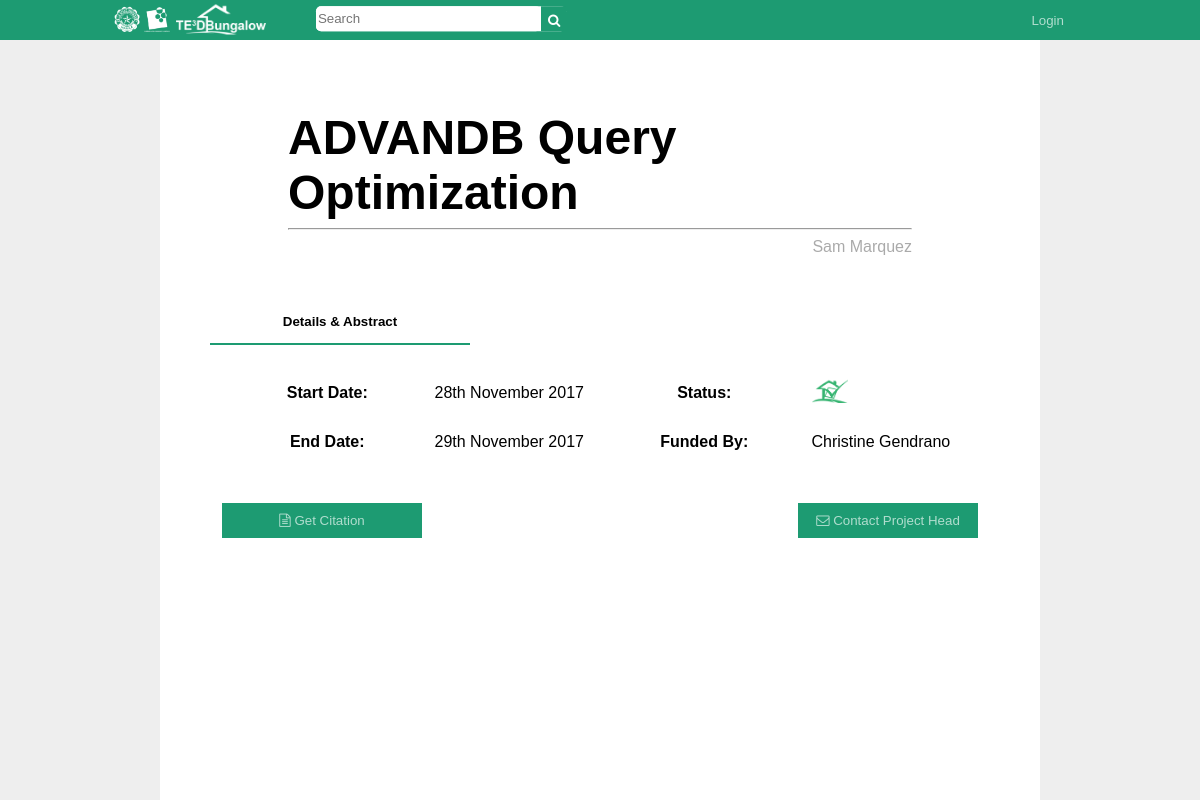
The app's page /project.php?pid=4 with its own data.
### tables this page shows
CREATE TABLE `tptable` (
  `tpID` int(11) NOT NULL AUTO_INCREMENT,
  `tpTitle` varchar(99) NOT NULL,
  `tpDesc` varchar(10000) NOT NULL,
  `tpSDate` date NOT NULL,
  `tpEDate` date DEFAULT NULL,
  `tpAccessLVL` int(11) NOT NULL,
  `pHead` varchar(50) DEFAULT NULL,
  `pVentureC` varchar(45) DEFAULT NULL,
  PRIMARY KEY (`tpID`)
);

CREATE TABLE `users` (
  `uName` varchar(45) NOT NULL,
  `uPass` varchar(15) NOT NULL,
  `uID` int(11) NOT NULL AUTO_INCREMENT,
  `uType` int(11) NOT NULL,
  `uFName` varchar(45) NOT NULL,
  `uLName` varchar(45) NOT NULL,
  `uGender` varchar(10) NOT NULL,
  `uOccupation` varchar(30) NOT NULL,
  `uAffiliation` varchar(50) NOT NULL,
  `uActive` int(1) NOT NULL DEFAULT '1',
  PRIMARY KEY (`uID`)
);

### html/project.php (the view, shortened to what this page needs)
<?php
include '../php/dbh.php';
?>
<!DOCTYPE html>
<html>
<link rel="stylesheet" href="https://cdnjs.cloudflare.com/ajax/libs/font-awesome/4.7.0/css/font-awesome.min.css">
<link rel="stylesheet" href="../css/style.css">
<link rel="stylesheet" href="../css/project.css">
<?php
  $uli = '0';
  $pID = $_GET['pid'];
	$sql = "SELECT * FROM tptable WHERE tpID LIKE ".$pID;
	$result = mysqli_query($conn,$sql);
	$project = mysqli_fetch_assoc($result);
?>
</head>
<body>
	<div id="toolbar">
    <div id="logo">
      <img src="../images/dlsu_logo_w.png" height="30px">
      <a href="index.php"><img src="../images/logo_full.png" height="30px"></a>
    </div>
    <div id="searchBar">
      <form action="search.php" method="POST">
        <input id="searchTerm" type="text" name="search-field" placeholder="Search"/>
        <button id="searchButton" type="submit" name="search-button">
          <i class="fa fa-search"></i>
        </button>
      </form>
    </div>
		<?php
      if($uli == '1'){
        echo "<ul id=\"toolbarButtons\">
                <li><button id=\"userName\" class=\"toolbarButton\" onclick=\"location.href='profile.php?mID=".$_COOKIE['uID']."&isUser=1';\">".$_COOKIE['uFName']." ".$_COOKIE['uLName']."</button></li>
                <li><button class=\"toolbarButton\" onclick=\"location.href='../php/logOut.php'\">Logout</button></li>
              </ul>";
      }else{
        echo "<ul id=\"toolbarButtons\">
                <li><button class=\"toolbarButton\" name=\"li1\" onclick=\"openLogin();\">Login</button></li>
              </ul>";
      }
    ?>
  </div>
  <div id="wrap">
    <div id="pageHead">
      <?php
				$query = 'SELECT uID, uFName, uLName FROM users WHERE uID = ' .$project['pHead'].'';
				$queryResult = mysqli_query($conn,$query);
				$pHeadResult = mysqli_fetch_assoc($queryResult);
      ?>
			<?php
				echo "<p id=\"pageTitle\">".$project['tpTitle'];
			?>
			<hr>
			<p class="pageLegend">
			<?php
				echo "<p id=\"projectHead\">".$pHeadResult['uFName']." ".$pHeadResult['uLName']."</p>";
			?>
		</div>
  	<div id="tabButtons">
      <button id="defaultOpen" class="tabButton" onclick="openTab(event, 'abstract')">Details & Abstract</button>
    </div>
  	<div id="abstract" class="tabContent">
			<?php
				if($project['tpEDate'] != null && $project['tpEDate'] == $project['tpSDate']){
					$iClass = "cancelled";
					$date = date_create($project['tpSDate']);
					$projStart = date_format($date, 'jS F Y');
					$date = date_create($project['tpEDate']);
					$projEnd = date_format($date, 'jS F Y');
				}
				else if($project['tpEDate'] != null && $project['tpEDate'] != $project['tpSDate']){
					$iClass = "done";
					$date = date_create($project['tpSDate']);
					$projStart = date_format($date, 'jS F Y');
					$date = date_create($project['tpEDate']);
					$projEnd = date_format($date, 'jS F Y');
				}
			?>
			<table class="p100">
				<tr>
					<th class="p25">Start Date:</th>
					<?php
						echo "<td class='p25'> ".$projStart." </td>";
					?>
					<th class="p25">Status:</th>
					<?php
						echo "<td id='statusTD' class='p25'><i class='".$iClass."'></i></td>";
					?>
				</tr>
				<tr>
					<th>End Date:</th>
					<?php
						echo "<td> ".$projEnd." </td>";
					?>
					<th>Funded By:</th>
					<?php
						echo "<td> ".$project['pVentureC']." </td>";
					?>
				</tr>
			</table>
			<div id="projectAbstract">
			<?php
      	echo "<br>";
      ?>
		</div>
      <div class="footbuttonContainer">
        <?php
        	echo "<button id=\"getCitation\" onclick=\"copyToClipboard('#copy-text')\"><i class=\"fa fa-file-text-o\"></i> Get Citation</button>";
        	if(!isset($_COOKIE['loggedIn']))
        		echo "<button id=\"contactProjectHead\" onclick=\"openContactHead()\"><i class=\"fa fa-envelope-o\"></i> Contact Project Head</button>";
        ?>
      </div>
  	</div>
	</div>
  <div id="wrapbg">
  </div>
</body>
</html>

### css/style.css (style rules this page uses)
html, body { background: #eeeeee; font-family: Arial, Helvetica, sans-serif; height: 100%; margin: 0; overflow-y: overlay; }
#toolbar { background: #1d9b72; box-sizing: border-box; height: 40px; line-height: 40px; top: 0; padding: 0 8% 0 6%; position: fixed; width: 100%; z-index: 2; }
#logo { display: inline-block; float: left; margin: 0 50px 0 40px; padding: 0; transform: translateY(10%); }
#searchBar { background: #fff; border-radius: 5px; display: inline-block; height: 25px; margin: 0; padding: 0; position: relative; transform: translateY(25%); width: 250px; }
#searchTerm { border: none; border-radius: 5px; float: left; height: 21px; margin: 0; outline: none; padding: 2px; width: 221px; }
#searchButton { background: #1d9b72; border: none; color: #fff; cursor: pointer; float: right; height: 25px; margin: 0; outline: none; width: 25px; }
#toolbarButtons { list-style-type: none; float: right; margin: 0; padding: 0; }
#toolbarButtons li { float: left; margin: 0; padding: 0; }
#wrap { background: #fff; margin: 0 auto; padding: 50px; width: 65%; z-index: 1; }
#wrapbg { background: #fff; display: block; height: 100%; left: 0; margin: 0 auto; padding: 50px; position: fixed; right: 0; width: 65%; z-index: 0; }
#pageHead { display: block; margin: 0 auto 10px auto; min-height: 200px; padding: 20px; position: relative; width: 80%; }
#tabButtons { display: inline-block; height: 50px; margin: 0 auto 0 auto; width: 100%; }
#tabButtons button.active { border-bottom: 2px solid #1d9b72; color: #000; }
#details th, td { padding: 10px; }
.toolbarButton { background: #1d9b72; border: none; color: #b0ddce; cursor: pointer; height: 35px; margin: 0 20px 0 0; outline: none; padding: 0 20px 0 20px; }
.pageLegend { color: #aaa; float: right; margin: 0; }
.tabButton { background: none; border: none; border-bottom: 2px solid #eee; border-right: 2px solid #eee; color: #999; cursor: pointer; float: left; font-weight: bold; outline: none; padding: 14px 16px; width: 33.33%; }
.tabButton:last-child { border-right: none; }
.tabContent { display: none; height: 100%; padding: 10px 12px; position: relative; }
.done:before { background: url("../images/status/Done.png"); background-repeat: no-repeat; background-size: 40px; content: ''; display: inline-block; height: 25px; margin: 0; padding: 0; width: 36px; }
#pageTitle { display: block; font-size: 3.0em; font-weight: bold; margin: 40px 0 0 0; padding: 0; position: relative; }
button, input[type=button], input[type=submit] { background: #1d9b72; border: none; color: #b0ddce; cursor: pointer; outline: none; padding: 7px; text-align: center; }
.p25 { margin: 5px; width: 22%; }
.p100 { display: inline; margin: 5px; padding: 5px; width: 96%; }

### css/project.css (style rules this page uses)
#abstract { position: relative; }
#projectHead { color: #aaa; float: right; margin: 0; text-align: right; }
.footbuttonContainer { display: inline-block; height: 25px; position: relative; width: 100%; }
#downloadAbstract, #getCitation { margin: 20px 0 0 0; padding: 10px; position: relative; width: 200px; }
#contactProjectHead { background: #1d9b72; border: none; color: #b0ddce; cursor: pointer; margin: 20px 0 0 0; outline: none; padding: 10px; position: absolute; right: 0; width: 180px; }
#projectFiles th, td { border: 2px solid #fff; padding: 10px; }

### records on screen
tptable: tpTitle "ADVANDB Query Optimization", tpSDate "28th November 2017", tpEDate "29th November 2017", pVentureC "Christine Gendrano"
users: uFName "Sam", uLName "Marquez"
